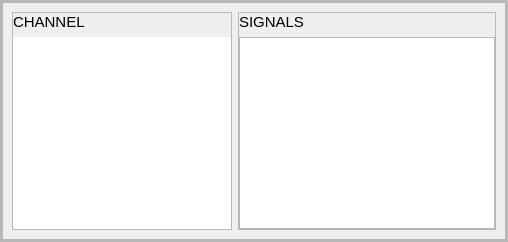
                   <widget class="QFrame" name="row_3">
                    <property name="frameShape">
                     <enum>QFrame::StyledPanel</enum>
                    </property>
                    <property name="frameShadow">
                     <enum>QFrame::Raised</enum>
                    </property>
                    <layout class="QVBoxLayout" name="verticalLayout_11">
                     <property name="spacing">
                      <number>0</number>
                     </property>
                     <property name="leftMargin">
                      <number>0</number>
                     </property>
                     <property name="topMargin">
                      <number>0</number>
                     </property>
                     <property name="rightMargin">
                      <number>0</number>
                     </property>
                     <property name="bottomMargin">
                      <number>0</number>
                     </property>
                     <item>
                      <widget class="QFrame" name="frame_div_content_2">
                       <property name="frameShape">
                        <enum>QFrame::StyledPanel</enum>
                       </property>
                       <property name="frameShadow">
                        <enum>QFrame::Raised</enum>
                       </property>
                       <layout class="QVBoxLayout" name="verticalLayout_12">
                        <property name="spacing">
                         <number>0</number>
                        </property>
                        <property name="leftMargin">
                         <number>0</number>
                        </property>
                        <property name="topMargin">
                         <number>0</number>
                        </property>
                        <property name="rightMargin">
                         <number>0</number>
                        </property>
                        <property name="bottomMargin">
                         <number>0</number>
                        </property>
                        <item>
                         <widget class="QFrame" name="frame_content_wid_5">
                          <property name="frameShape">
                           <enum>QFrame::StyledPanel</enum>
                          </property>
                          <property name="frameShadow">
                           <enum>QFrame::Raised</enum>
                          </property>
                          <layout class="QHBoxLayout" name="horizontalLayout_3">
                           <item>
                            <widget class="QFrame" name="frame_table_2">
                             <property name="maximumSize">
                              <size>
                               <width>220</width>
                               <height>16777215</height>
                              </size>
                             </property>
                             <property name="frameShape">
                              <enum>QFrame::StyledPanel</enum>
                             </property>
                             <property name="frameShadow">
                              <enum>QFrame::Raised</enum>
                             </property>
                             <layout class="QVBoxLayout" name="verticalLayout_14">
                              <property name="leftMargin">
                               <number>0</number>
                              </property>
                              <property name="topMargin">
                               <number>0</number>
                              </property>
                              <property name="rightMargin">
                               <number>0</number>
                              </property>
                              <property name="bottomMargin">
                               <number>0</number>
                              </property>
                              <item>
                               <widget class="QLabel" name="label_channel">
                                <property name="font">
                                 <font>
                                  <family>Segoe UI</family>
                                  <pointsize>11</pointsize>
                                  <weight>50</weight>
                                  <italic>false</italic>
                                  <bold>false</bold>
                                 </font>
                                </property>
                                <property name="styleSheet">
                                 <string notr="true"/>
                                </property>
                                <property name="text">
                                 <string>CHANNEL</string>
                                </property>
                               </widget>
                              </item>
                              <item>
                               <widget class="QTableWidget" name="tbl_ch_device">
                                <property name="sizePolicy">
                                 <sizepolicy hsizetype="Preferred" vsizetype="Expanding">
                                  <horstretch>0</horstretch>
                                  <verstretch>0</verstretch>
                                 </sizepolicy>
                                </property>
                                <property name="font">
                                 <font>
                                  <family>Segoe UI</family>
                                  <pointsize>11</pointsize>
                                  <weight>50</weight>
                                  <italic>false</italic>
                                  <bold>false</bold>
                                 </font>
                                </property>
                                <property name="styleSheet">
                                 <string notr="true">QTableView
{
    border: 1px solid white;
    gridline-color: rgb(33, 37, 43);
}

QTableCornerButton::section {
    background-color: rgb(33, 37, 43);
}</string>
                                </property>
                                <property name="sizeAdjustPolicy">
                                 <enum>QAbstractScrollArea::AdjustIgnored</enum>
                                </property>
                                <property name="dragEnabled">
                                 <bool>true</bool>
                                </property>
                                <attribute name="horizontalHeaderCascadingSectionResizes">
                                 <bool>false</bool>
                                </attribute>
                                <attribute name="horizontalHeaderMinimumSectionSize">
                                 <number>38</number>
                                </attribute>
                                <attribute name="horizontalHeaderShowSortIndicator" stdset="0">
                                 <bool>false</bool>
                                </attribute>
                                <attribute name="horizontalHeaderStretchLastSection">
                                 <bool>true</bool>
                                </attribute>
                                <attribute name="verticalHeaderVisible">
                                 <bool>false</bool>
                                </attribute>
                                <attribute name="verticalHeaderMinimumSectionSize">
                                 <number>28</number>
                                </attribute>
                                <attribute name="verticalHeaderDefaultSectionSize">
                                 <number>30</number>
                                </attribute>
                               </widget>
                              </item>
                             </layout>
                            </widget>
                           </item>
                           <item>
                            <widget class="QFrame" name="frame_signal">
                             <property name="frameShape">
                              <enum>QFrame::StyledPanel</enum>
                             </property>
                             <property name="frameShadow">
                              <enum>QFrame::Raised</enum>
                             </property>
                             <layout class="QVBoxLayout" name="verticalLayout_15">
                              <property name="leftMargin">
                               <number>0</number>
                              </property>
                              <property name="topMargin">
                               <number>0</number>
                              </property>
                              <property name="rightMargin">
                               <number>0</number>
                              </property>
                              <property name="bottomMargin">
                               <number>0</number>
                              </property>
                              <item>
                               <widget class="QLabel" name="label_signal">
                                <property name="font">
                                 <font>
                                  <family>Segoe UI</family>
                                  <pointsize>11</pointsize>
                                  <weight>50</weight>
                                  <italic>false</italic>
                                  <bold>false</bold>
                                 </font>
                                </property>
                                <property name="styleSheet">
                                 <string notr="true"/>
                                </property>
                                <property name="text">
                                 <string>SIGNALS</string>
                                </property>
                               </widget>
                              </item>
                              <item>
                               <widget class="QPlainTextEdit" name="pText_signal">
                                <property name="sizePolicy">
                                 <sizepolicy hsizetype="Expanding" vsizetype="Expanding">
                                  <horstretch>0</horstretch>
                                  <verstretch>0</verstretch>
                                 </sizepolicy>
                                </property>
                                <property name="font">
                                 <font>
                                  <family>Segoe UI</family>
                                  <pointsize>11</pointsize>
                                  <weight>50</weight>
                                  <italic>false</italic>
                                  <bold>false</bold>
                                 </font>
                                </property>
                               </widget>
                              </item>
                             </layout>
                            </widget>
                           </item>
                          </layout>
                         </widget>
                        </item>
                       </layout>
                      </widget>
                     </item>
                    </layout>
                   </widget>
